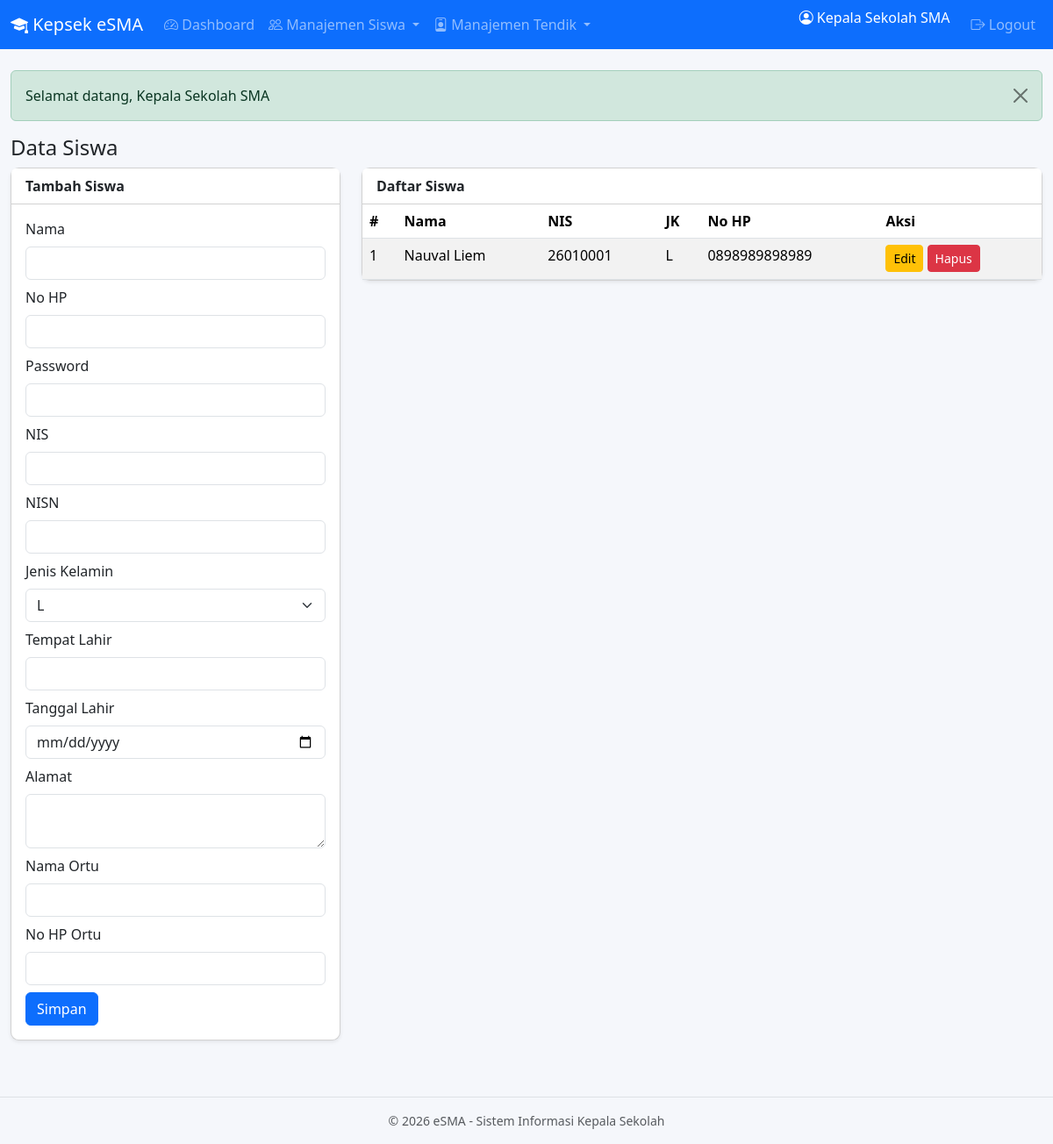
The page /data_siswa.php (signed in) on the database its author committed.
### tables this page shows
CREATE TABLE `siswa` (
  `id` bigint(20) UNSIGNED NOT NULL,
  `user_id` bigint(20) UNSIGNED NOT NULL,
  `nis` varchar(30) NOT NULL,
  `nisn` varchar(30) DEFAULT NULL,
  `jenis_kelamin` enum('L','P') DEFAULT NULL,
  `tempat_lahir` varchar(100) DEFAULT NULL,
  `tanggal_lahir` date DEFAULT NULL,
  `alamat` text DEFAULT NULL,
  `nama_ortu` varchar(150) DEFAULT NULL,
  `no_hp_ortu` varchar(20) DEFAULT NULL
);

CREATE TABLE `users` (
  `id` bigint(20) UNSIGNED NOT NULL,
  `nama` varchar(150) NOT NULL,
  `no_hp` varchar(20) NOT NULL,
  `password` varchar(255) NOT NULL,
  `role` enum('admin','tendik','siswa') NOT NULL,
  `status` enum('aktif','nonaktif') DEFAULT 'aktif',
  `created_at` timestamp NOT NULL DEFAULT current_timestamp(),
  `updated_at` timestamp NOT NULL DEFAULT current_timestamp() ON UPDATE current_timestamp()
);

### functions.php (called while the page is built, shortened)
<?php
function sanitize($data) {
    return htmlspecialchars(trim($data), ENT_QUOTES, 'UTF-8');
}

### data_siswa.php (the view, shortened to what this page needs)
<?php
require_once __DIR__ . '/../includes/auth.php';
$edit = null;
$list = $pdo->query("SELECT s.*, u.nama, u.no_hp FROM siswa s JOIN users u ON u.id=s.user_id ORDER BY u.nama")->fetchAll();
include __DIR__ . '/../includes/header.php';
?>
<h4>Data Siswa</h4>
<div class="row">
    <div class="col-md-4">
        <div class="card shadow-sm mb-3">
            <div class="card-header bg-white fw-bold"><?= $edit?'Edit':'Tambah' ?> Siswa</div>
            <div class="card-body">
                <form method="post" action="data_siswa.php<?= $edit?'?id='.$edit['id']:'' ?>">
                    <div class="mb-2"><label class="form-label">Nama</label>
                        <input name="nama" class="form-control" required value="<?= sanitize($edit['nama'] ?? '') ?>"></div>
                    <div class="mb-2"><label class="form-label">No HP</label>
                        <input name="no_hp" class="form-control" required value="<?= sanitize($edit['no_hp'] ?? '') ?>"></div>
                    <div class="mb-2"><label class="form-label">Password <?= $edit?'(kosongkan jika tidak diubah)':'' ?></label>
                        <input type="password" name="password" class="form-control" <?= $edit?'':'required' ?>></div>
                    <div class="mb-2"><label class="form-label">NIS</label>
                        <input name="nis" class="form-control" required value="<?= sanitize($edit['nis'] ?? '') ?>"></div>
                    <div class="mb-2"><label class="form-label">NISN</label>
                        <input name="nisn" class="form-control" value="<?= sanitize($edit['nisn'] ?? '') ?>"></div>
                    <div class="mb-2"><label class="form-label">Jenis Kelamin</label>
                        <select name="jenis_kelamin" class="form-select">
                            <option value="L" <?= ($edit['jenis_kelamin']??'')==='L'?'selected':'' ?>>L</option>
                        </select></div>
                    <div class="mb-2"><label class="form-label">Tempat Lahir</label>
                        <input name="tempat_lahir" class="form-control" value="<?= sanitize($edit['tempat_lahir'] ?? '') ?>"></div>
                    <div class="mb-2"><label class="form-label">Tanggal Lahir</label>
                        <input type="date" name="tanggal_lahir" class="form-control" value="<?= $edit['tanggal_lahir'] ?? '' ?>"></div>
                    <div class="mb-2"><label class="form-label">Alamat</label>
                        <textarea name="alamat" class="form-control" rows="2"><?= sanitize($edit['alamat'] ?? '') ?></textarea></div>
                    <div class="mb-2"><label class="form-label">Nama Ortu</label>
                        <input name="nama_ortu" class="form-control" value="<?= sanitize($edit['nama_ortu'] ?? '') ?>"></div>
                    <div class="mb-2"><label class="form-label">No HP Ortu</label>
                        <input name="no_hp_ortu" class="form-control" value="<?= sanitize($edit['no_hp_ortu'] ?? '') ?>"></div>
                    <button class="btn btn-primary">Simpan</button>
                </form>
            </div>
        </div>
    </div>
    <div class="col-md-8">
        <div class="card shadow-sm">
            <div class="card-header bg-white fw-bold">Daftar Siswa</div>
            <div class="table-responsive">
                <table class="table table-sm table-striped mb-0">
                    <thead><tr><th>#</th><th>Nama</th><th>NIS</th><th>JK</th><th>No HP</th><th>Aksi</th></tr></thead>
                    <tbody>
                    <?php foreach ($list as $i => $r): ?>
                        <tr>
                            <td><?= $i+1 ?></td>
                            <td><?= sanitize($r['nama']) ?></td>
                            <td><?= sanitize($r['nis']) ?></td>
                            <td><?= $r['jenis_kelamin'] ?></td>
                            <td><?= sanitize($r['no_hp']) ?></td>
                            <td>
                                <a href="?action=edit&id=<?= $r['id'] ?>" class="btn btn-sm btn-warning">Edit</a>
                                <a href="?action=delete&id=<?= $r['id'] ?>" class="btn btn-sm btn-danger" onclick="return confirm('Hapus?')">Hapus</a>
                            </td>
                        </tr>
                    <?php endforeach; ?>
                    </tbody>
                </table>
            </div>
        </div>
    </div>
</div>
<?php include __DIR__ . '/../includes/footer.php'; ?>

### style.css (style rules this page uses)
body { background: #f5f7fb; }
.card { border-radius: .6rem; }
.table > :not(caption) > * > * { padding: .45rem .5rem; }

### rows shown on the page
siswa: user.nama "Nauval Liem", nis "26010001", jenis_kelamin "L", user.no_hp "0898989898989"

### other values the page prints
$_SESSION['kepsek_nama'] "Kepala Sekolah SMA"
$m "Selamat datang, Kepala Sekolah SMA"
